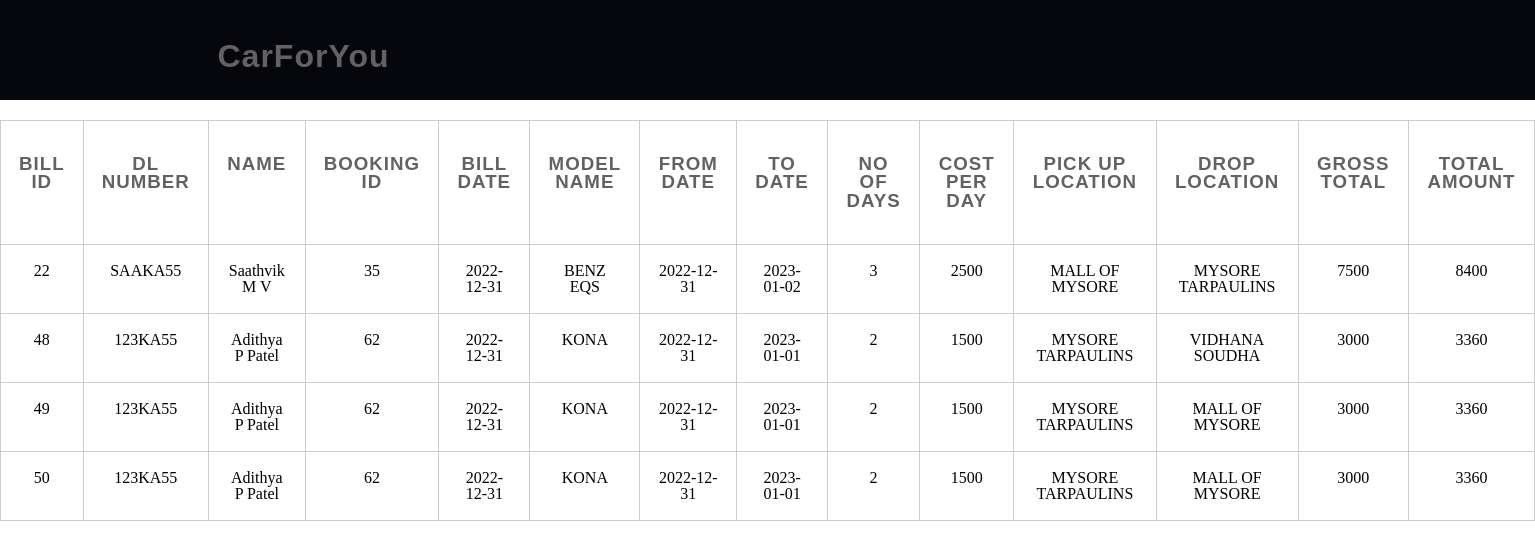
The app's page /admin/showbill.php, older data.
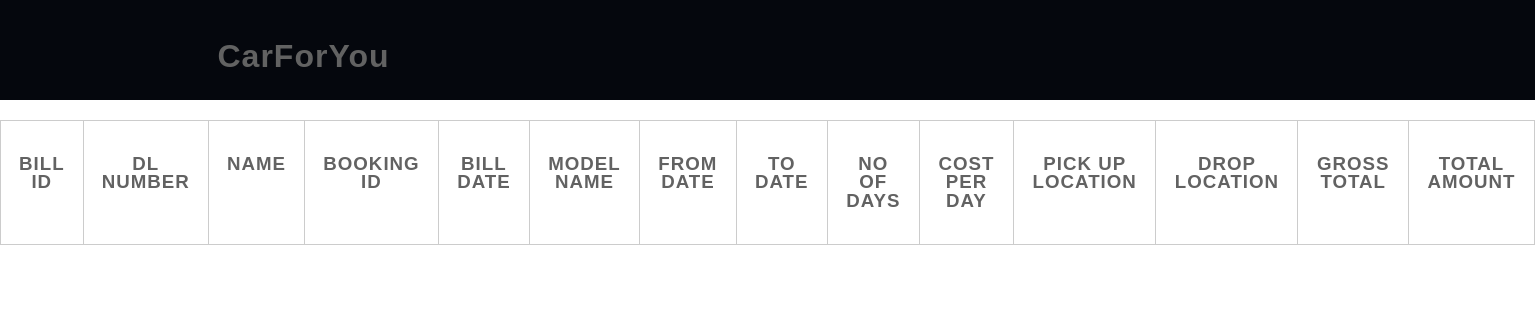
The same page, newer data.
### tables this page shows
CREATE TABLE `billing_details` (
  `BILL_ID` int(11) NOT NULL,
  `DL_NUM` varchar(10) NOT NULL,
  `NAME` varchar(30) DEFAULT NULL,
  `BOOKING_ID` int(11) NOT NULL,
  `BILL_DATE` date NOT NULL,
  `MODEL_NAME` varchar(30) DEFAULT NULL,
  `FROM_DATE` date DEFAULT NULL,
  `TO_DATE` date DEFAULT NULL,
  `NO_OF_DAYS` int(11) NOT NULL,
  `CPD` int(11) DEFAULT NULL,
  `PICK_LOC` char(30) DEFAULT NULL,
  `DROP_LOC` char(30) DEFAULT NULL,
  `GROSS_TOTAL` int(11) NOT NULL,
  `TOTAL_AMOUNT` int(11) NOT NULL
);

### admin/showbill.php (the view, shortened to what this page needs)
<!DOCTYPE html>
<html lang="en">
<head>
	<link rel="stylesheet" type="text/css" href="css/reset.css">
	<link rel="stylesheet" type="text/css" href="css/responsive.css">
</head>
<body>
	<section class="">
		<?php
        include 'header.php';
        $car = "SELECT * FROM billing_details";
        $car1 = $conn->query($car);
        ?>
        <div class="cal">
        <table class="invc">
            <tr>
            <td><h3>BILL ID</h3></td>
            <td><h3>DL NUMBER</h3></td>
            <td><h3>NAME</h3></td>
            <td><h3>BOOKING ID</h3></td>
            <td><h3>BILL DATE</h3></td>
            <td><h3>MODEL NAME</h3></td>
            <td><h3>FROM DATE</h3></td>
            <td><h3>TO DATE</h3></td>
            <td><h3>NO OF DAYS</h3></td>
            <td><h3>COST PER DAY</h3></td>
            <td><h3>PICK UP LOCATION</h3></td>
            <td><h3>DROP LOCATION</h3></td>
            <td><h3>GROSS TOTAL</h3></td>
            <td><h3>TOTAL AMOUNT</h3></td>
            </tr>
        <?php
        while($carw1=$car1->fetch_assoc())
        {
            ?>
            <tr>
            <td><?php echo $carw1['BILL_ID'] ?></td>
            <td><?php echo $carw1['DL_NUM'] ?></td>
            <td><?php echo $carw1['NAME'] ?></td>
            <td><?php echo $carw1['BOOKING_ID'] ?></td>
            <td><?php echo $carw1['BILL_DATE'] ?></td>
            <td><?php echo $carw1['MODEL_NAME'] ?></td>
            <td><?php echo $carw1['FROM_DATE'] ?></td>
            <td><?php echo $carw1['TO_DATE'] ?></td>
            <td><?php echo $carw1['NO_OF_DAYS'] ?></td>
            <td><?php echo $carw1['CPD'] ?></td>
            <td><?php echo $carw1['PICK_LOC'] ?></td>
            <td><?php echo $carw1['DROP_LOC'] ?></td>
            <td><?php echo $carw1['GROSS_TOTAL'] ?></td>
            <td><?php echo $carw1['TOTAL_AMOUNT'] ?></td>
            </tr>
        <?php }
        ?>
	</section>
</body>
</html>

Row changes from the older to the newer data that the page shows:
removed billing_details: BILL_ID "22", DL_NUM "SAAKA55", NAME "Saathvik M V", BOOKING_ID "35", BILL_DATE "2022-12-31", MODEL_NAME "BENZ EQS", FROM_DATE "2022-12-31", TO_DATE "2023-01-02", NO_OF_DAYS "3", CPD "2500", PICK_LOC "MALL OF MYSORE", DROP_LOC "MYSORE TARPAULINS", GROSS_TOTAL "7500", TOTAL_AMOUNT "8400"
removed billing_details: BILL_ID "48", DL_NUM "123KA55", NAME "Adithya P Patel", BOOKING_ID "62", BILL_DATE "2022-12-31", MODEL_NAME "KONA", FROM_DATE "2022-12-31", TO_DATE "2023-01-01", NO_OF_DAYS "2", CPD "1500", PICK_LOC "MYSORE TARPAULINS", DROP_LOC "VIDHANA SOUDHA", GROSS_TOTAL "3000", TOTAL_AMOUNT "3360"
removed billing_details: BILL_ID "49", DL_NUM "123KA55", NAME "Adithya P Patel", BOOKING_ID "62", BILL_DATE "2022-12-31", MODEL_NAME "KONA", FROM_DATE "2022-12-31", TO_DATE "2023-01-01", NO_OF_DAYS "2", CPD "1500", PICK_LOC "MYSORE TARPAULINS", DROP_LOC "MALL OF MYSORE", GROSS_TOTAL "3000", TOTAL_AMOUNT "3360"
removed billing_details: BILL_ID "50", DL_NUM "123KA55", NAME "Adithya P Patel", BOOKING_ID "62", BILL_DATE "2022-12-31", MODEL_NAME "KONA", FROM_DATE "2022-12-31", TO_DATE "2023-01-01", NO_OF_DAYS "2", CPD "1500", PICK_LOC "MYSORE TARPAULINS", DROP_LOC "MALL OF MYSORE", GROSS_TOTAL "3000", TOTAL_AMOUNT "3360"
